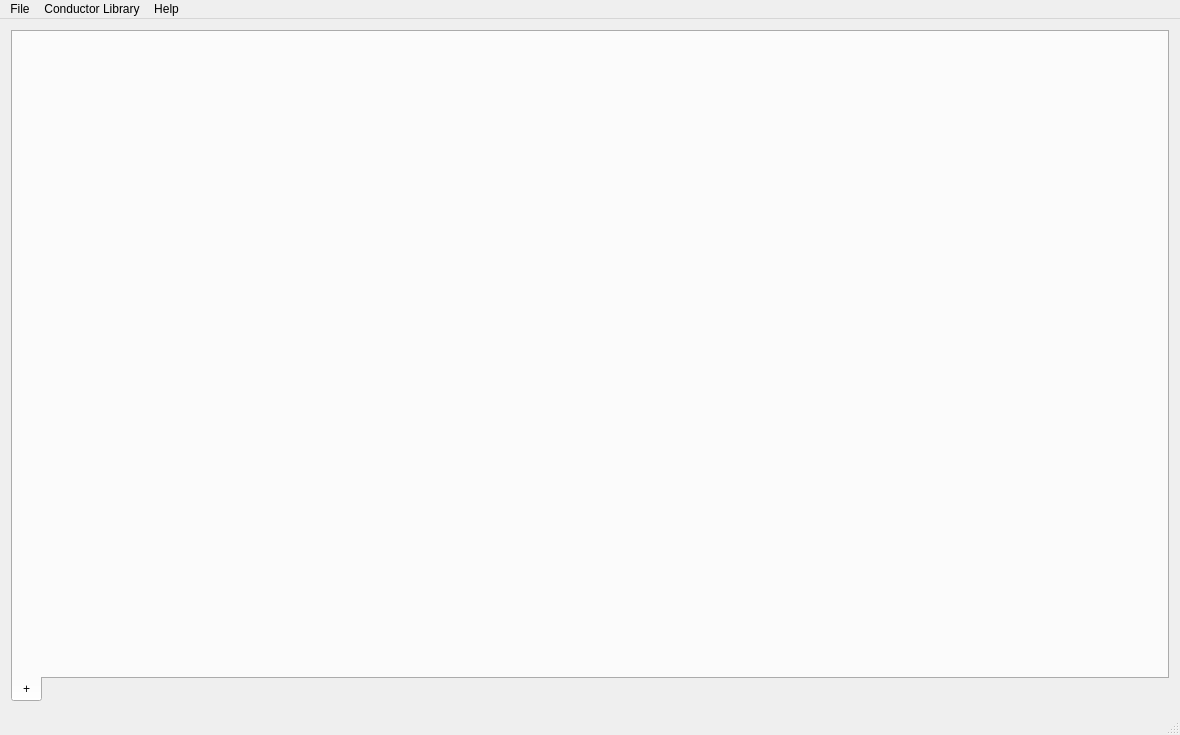
<?xml version="1.0" encoding="UTF-8"?>
<ui version="4.0">
 <class>MainWindow</class>
 <widget class="QMainWindow" name="MainWindow">
  <property name="geometry">
   <rect>
    <x>0</x>
    <y>0</y>
    <width>1180</width>
    <height>735</height>
   </rect>
  </property>
  <property name="windowTitle">
   <string>MainWindow</string>
  </property>
  <widget class="QWidget" name="centralWidget">
   <layout class="QGridLayout" name="gridLayout_11">
    <item row="0" column="0">
     <widget class="QTabWidget" name="sheetsTabWidget">
      <property name="focusPolicy">
       <enum>Qt::TabFocus</enum>
      </property>
      <property name="tabPosition">
       <enum>QTabWidget::South</enum>
      </property>
      <property name="currentIndex">
       <number>0</number>
      </property>
      <widget class="QWidget" name="tab_10">
       <attribute name="title">
        <string>+</string>
       </attribute>
      </widget>
     </widget>
    </item>
   </layout>
  </widget>
  <widget class="QMenuBar" name="menuBar">
   <property name="geometry">
    <rect>
     <x>0</x>
     <y>0</y>
     <width>1180</width>
     <height>21</height>
    </rect>
   </property>
   <widget class="QMenu" name="menuHelp">
    <property name="title">
     <string>Help</string>
    </property>
    <addaction name="actionAbout"/>
   </widget>
   <widget class="QMenu" name="menuFile">
    <property name="title">
     <string>File</string>
    </property>
    <widget class="QMenu" name="menuExport">
     <property name="title">
      <string>Export</string>
     </property>
     <addaction name="actionPDF"/>
     <addaction name="actionXLSX"/>
     <addaction name="actionXLS"/>
    </widget>
    <addaction name="actionNew"/>
    <addaction name="actionOpen"/>
    <addaction name="actionSave"/>
    <addaction name="actionSave_As"/>
    <addaction name="actionPrint"/>
    <addaction name="menuExport"/>
    <addaction name="actionExit"/>
   </widget>
   <widget class="QMenu" name="menuConductor_Library">
    <property name="title">
     <string>Conductor Library</string>
    </property>
    <addaction name="actionManage_Conductors"/>
   </widget>
   <addaction name="menuFile"/>
   <addaction name="menuConductor_Library"/>
   <addaction name="menuHelp"/>
  </widget>
  <widget class="QStatusBar" name="statusBar"/>
  <action name="actionAbout">
   <property name="text">
    <string>About</string>
   </property>
  </action>
  <action name="actionExit">
   <property name="text">
    <string>Exit</string>
   </property>
  </action>
  <action name="actionManage_Conductors">
   <property name="text">
    <string>Manage Conductors</string>
   </property>
  </action>
  <action name="actionSave">
   <property name="text">
    <string>Save</string>
   </property>
  </action>
  <action name="actionOpen">
   <property name="text">
    <string>Open</string>
   </property>
  </action>
  <action name="actionNew">
   <property name="text">
    <string>New</string>
   </property>
  </action>
  <action name="actionSave_As">
   <property name="text">
    <string>Save As...</string>
   </property>
  </action>
  <action name="actionPrint">
   <property name="text">
    <string>Print</string>
   </property>
  </action>
  <action name="actionPDF">
   <property name="text">
    <string>PDF - Portable Document Format</string>
   </property>
  </action>
  <action name="actionXLSX">
   <property name="text">
    <string>XLSX - Microsoft Excel Worksheet</string>
   </property>
  </action>
  <action name="actionXLS">
   <property name="text">
    <string>XLS - Microsoft Excel 97-2003 Worksheet</string>
   </property>
  </action>
 </widget>
 <layoutdefault spacing="6" margin="11"/>
 <resources/>
 <connections/>
</ui>
